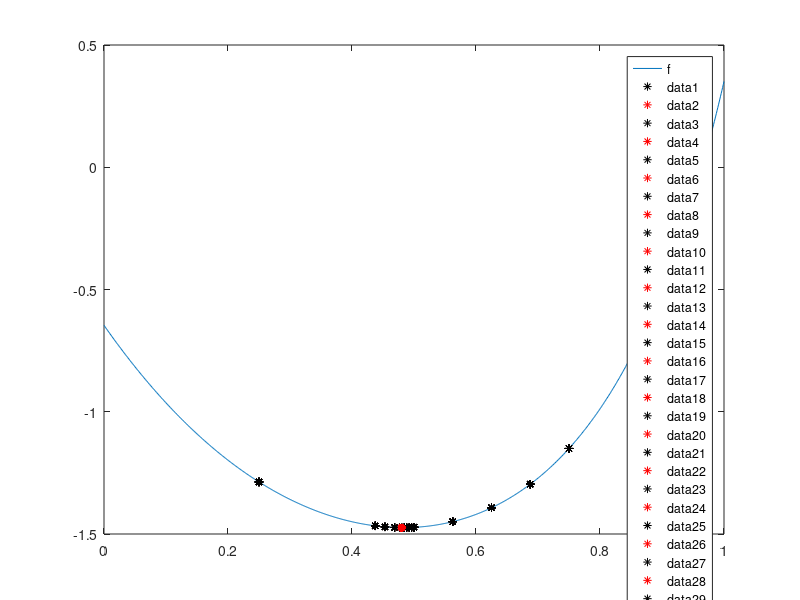

The MATLAB script that drew this image:
function lab_01()
    clc();

    debugFlg = true;
    delay = 0;
    a = 0;
    b = 1;
    eps = 0.01;

    fplot(@f, [a, b]);
    hold on;
    
    [xStar, fStar] = bitwiseSearch(a, b, eps, debugFlg, delay);
    scatter(xStar, fStar, 'r', 'filled');
end

function [x0, f0] = bitwiseSearch(a, b, eps, debugFlg, delay)
    i = 1;
    x0 = a;
    f0 = f(x0);
    delta = (b - a) / 4;
    
    if debugFlg
        fprintf('N = %2d:   x0 = %.10f;   f(x0) = %.10f;\n', i, x0, f0);
    end
    
    plot_x = [];
    plot_f = [];
    while true
        i = i + 1;
        x1 = x0 + delta;
        f1 = f(x1);

        if debugFlg
            fprintf('N = %2d:   x1 = %.10f;   f(x1) = %.10f;\n', i, x1, f1);

            plot_x(end + 1) = x1;
            plot_f(end + 1) = f1;
            
            plot(plot_x, plot_f, '*k');
            plot(x1, f1, '*r');
   
            pause(delay);
        end

        if f0 > f1
            if x1 <= a || x1 >= b
                if abs(delta) < eps
                    break;
                else
                    delta = - delta / 4;
                end
            end
            
            x0 = x1;
            f0 = f1;
        else
            if abs(delta) < eps
                break;
            else
                delta = - delta / 4;
            end
            
            x0 = x1;
            f0 = f1;
        end
    end
    
    fprintf('\nОтвет:   x* = %.10f;   f(x*) = %.10f.\n', x0, f0);
    
    if debugFlg
        plot(plot_x, plot_f, '*k');
    end
end

function y = f(x)
    y = cosh((3 .* power(x, 3) + 2 .* power(x, 2) - 4 .* x + 5) ./ 3) + tanh((power(x, 3) - 3 .* power(2, 1/2) .* x - 2) ./ (2 .* x + power(2, 1/2))) - 2.5;
end
